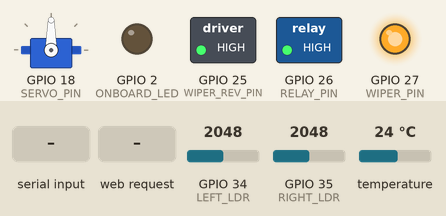
A sketch run on a simulated ESP32. Parts: servo, switched loads named in the sketch (green lamp = pin HIGH), output pins drawn as LEDs (lit = HIGH). The test bench sets the inputs (shaded band); at power-on: GPIO 34 (LEFT_LDR) = 2048, temperature 24 °C, GPIO 35 (RIGHT_LDR) = 2048 (analog values on the 0–4095 scale). WiFi joins after 1.5 s; servers stay silent unless stated; what the sketch prints to the serial monitor is not drawn.

Above: at 2.7 s.
2.8 s: GPIO 34 (LEFT_LDR) set to 1931
4.3 s: GPIO 34 (LEFT_LDR) set to 1824
At 5.65 s:
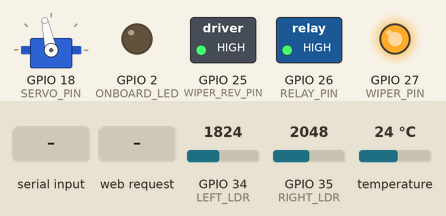
7.8 s: temperature set to 29.3 °C
11.3 s: temperature set to 30.8 °C
At 13.8 s:
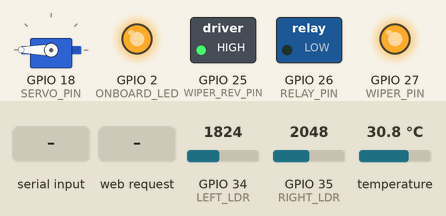
14.8 s: "W" received over Serial
At 16.2 s:
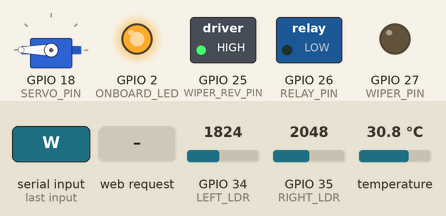
18.9 s: HTTP request GET /pump?state=0 received
At 20.3 s:
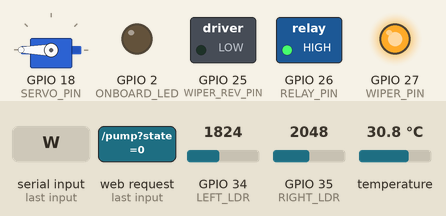
Timing chart, 0 to 23.8 s (numbered marks = the images above; inputs shaded):
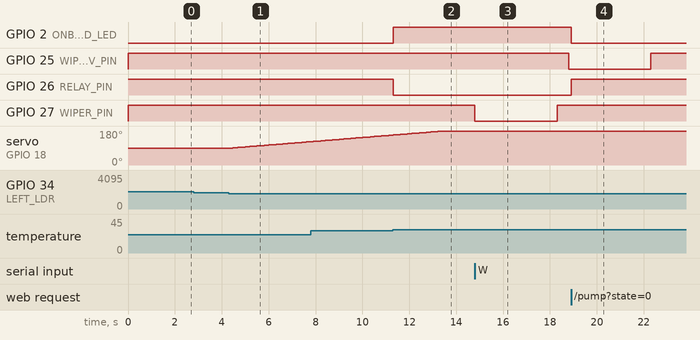

The sketch:

esp32_solar_tracker.ino
```cpp
/*
 * =========================================================================
 * SolarFlow ESP32 Solar Tracker, Water Pump & 30cm Wiper Controller
 * =========================================================================
 *
 * Pin Configuration:
 *   - LEFT_LDR       : GPIO 34 (Analog In)
 *   - RIGHT_LDR      : GPIO 35 (Analog In)
 *   - SERVO_PIN      : GPIO 18 (PWM Sun Tracker Servo)
 *   - RELAY_PIN      : GPIO 26 (Relay 1: Water Pump)
 *   - WIPER_PIN      : GPIO 27 (Relay 2: Wiper / Slider Motor Forward / Power)
 *   - WIPER_REV_PIN  : GPIO 25 (Optional: Reverse / Direction relay for bi-directional motors)
 *   - TEMP_PIN       : GPIO 4  (DS18B20 OneWire Bus)
 *   - ONBOARD_LED    : GPIO 2  (Built-in Blue LED Indicator)
 *
 * Travel Distance:
 *   - 30 cm stroke = timed run (~3500ms default, easily adjusted)
 *   - Clockwise (Front 30cm) -> Pause 500ms -> Anti-Clockwise (Back 30cm) -> Stop
 * =========================================================================
 */

#include <WiFi.h>
#include <WebServer.h>
#include <ESP32Servo.h>
#include <OneWire.h>
#include <DallasTemperature.h>

// =================================================
//                 WIFI CONFIGURATION
// =================================================
const char* AP_SSID       = "SolarFlow-ESP32";
const char* AP_PASSWORD   = "solarflow123";

// Home / Lab Wi-Fi credentials
const char* WIFI_SSID     = "dlink";
const char* WIFI_PASSWORD = "sit@ssosc";

WebServer server(80);

// =================================================
//                  PIN CONFIGURATION
// =================================================
#define LEFT_LDR       34
#define RIGHT_LDR      35
#define SERVO_PIN      18
#define RELAY_PIN      26  // Water Pump Relay
#define WIPER_PIN      27  // Wiper Motor Relay (Forward / Power)
#define WIPER_REV_PIN  25  // Optional Wiper Reverse Relay (if dual-relay H-bridge used)
#define TEMP_PIN       4   // DS18B20 Temp Sensor
#define ONBOARD_LED    2   // Visual Indicator LED

// Relay Polarity: true = Active LOW (most blue relay boards), false = Active HIGH
const bool RELAY_ACTIVE_LOW = true;
const bool WIPER_ACTIVE_LOW = true;

// =================================================
//                  SERVO SETTINGS
// =================================================
Servo trackerServo;

float currentAngle = 90.0;
float targetAngle  = 90.0;

const int   MIN_ANGLE       = 0;
const int   MAX_ANGLE       = 180;
const int   SENSITIVITY     = 150;
const int   STEP_ANGLE      = 1;
const float SMOOTHING       = 0.12;

const unsigned long TRACK_INTERVAL = 100;
const unsigned long SERVO_INTERVAL = 20;

unsigned long lastTrack = 0;
unsigned long lastServo = 0;

int leftLDR  = 0;
int rightLDR = 0;

// =================================================
//                TEMPERATURE SETTINGS
// =================================================
OneWire oneWire(TEMP_PIN);
DallasTemperature sensors(&oneWire);

float temperature      = -127.0;
bool  temperatureValid = false;

const float TEMP_ON_THRESHOLD  = 30.0;
const float TEMP_OFF_THRESHOLD = 28.0;

const unsigned long TEMP_INTERVAL        = 1000;
const unsigned long TEMP_CONVERSION_TIME = 750;

unsigned long lastTempRequest   = 0;
bool          conversionPending = false;

// =================================================
//                   PUMP SETTINGS
// =================================================
bool pumpOn     = false;
bool manualMode = false;  // false = AUTO (Temp controls), true = MANUAL (App controls)

// =================================================
//          WIPER / 30CM SLIDER MOTOR SETTINGS
// =================================================
// Timing to travel 30 cm (adjust this if your motor is faster or slower):
const unsigned long STROKE_30CM_MS = 3500;  // 3.5 seconds for 30 cm travel

enum WiperState {
  WIPER_IDLE,
  WIPER_FORWARD,       // Moving front 30cm (Clockwise)
  WIPER_PAUSE_BETWEEN, // Brief 500ms pause at 30cm end
  WIPER_BACKWARD       // Returning back 30cm (Anti-Clockwise)
};

WiperState wiperState = WIPER_IDLE;
unsigned long wiperStateStart = 0;
bool isAutoCleaningCycle = false;

// =================================================
//                  STATUS SETTINGS
// =================================================
unsigned long lastStatus = 0;

// =================================================
//                  PUMP RELAY CONTROL
// =================================================
void setPump(bool state) {
  pumpOn = state;

  if (RELAY_ACTIVE_LOW) {
    digitalWrite(RELAY_PIN, state ? LOW : HIGH);
  } else {
    digitalWrite(RELAY_PIN, state ? HIGH : LOW);
  }

  // Visual confirmation on ESP32 board
  digitalWrite(ONBOARD_LED, state ? HIGH : LOW);

  Serial.print("PUMP: ");
  Serial.println(state ? "ON" : "OFF");
}

// =================================================
//             WIPER MOTOR HARDWARE CONTROL
// =================================================
// Energizes/de-energizes the physical relay pins
void setWiperHardware(bool forward, bool backward) {
  bool p27State = false;
  bool p25State = false;

  if (forward) {
    p27State = true;   // Pin 27 ON -> Clockwise / Front
    p25State = false;
  } else if (backward) {
    p27State = false;  // Pin 27 OFF
    p25State = true;   // Pin 25 ON -> Anti-clockwise / Back (if 2nd relay wired)
  } else {
    p27State = false;  // Both OFF -> Stopped
    p25State = false;
  }

  // Apply with polarity
  if (WIPER_ACTIVE_LOW) {
    digitalWrite(WIPER_PIN, p27State ? LOW : HIGH);
    digitalWrite(WIPER_REV_PIN, p25State ? LOW : HIGH);
  } else {
    digitalWrite(WIPER_PIN, p27State ? HIGH : LOW);
    digitalWrite(WIPER_REV_PIN, p25State ? HIGH : LOW);
  }
}

// Start moving Front 30 cm (Clockwise)
void startWiperForward() {
  wiperState = WIPER_FORWARD;
  wiperStateStart = millis();
  setWiperHardware(true, false);
  Serial.println("WIPER: Moving FRONT (30 cm Clockwise)...");
}

// Start moving Back 30 cm (Anti-Clockwise)
void startWiperBackward() {
  wiperState = WIPER_BACKWARD;
  wiperStateStart = millis();
  setWiperHardware(false, true);
  Serial.println("WIPER: Returning BACK (30 cm Anti-Clockwise)...");
}

// Emergency stop wiper
void stopWiper() {
  wiperState = WIPER_IDLE;
  isAutoCleaningCycle = false;
  setWiperHardware(false, false);
  Serial.println("WIPER: STOPPED / IDLE");
}

// Trigger full 30cm Front & 30cm Back automatic sweep cycle
void triggerWiperFullCycle() {
  isAutoCleaningCycle = true;
  startWiperForward();
}

// Non-blocking state machine for the 30 cm front and back movement
void updateWiperMovement() {
  if (wiperState == WIPER_IDLE) return;

  unsigned long elapsed = millis() - wiperStateStart;

  switch (wiperState) {
    case WIPER_FORWARD:
      // Once 30 cm stroke time has elapsed
      if (elapsed >= STROKE_30CM_MS) {
        setWiperHardware(false, false); // Pause motor
        if (isAutoCleaningCycle) {
          wiperState = WIPER_PAUSE_BETWEEN;
          wiperStateStart = millis();
          Serial.println("WIPER: 30 cm reached! Pausing 500ms before return...");
        } else {
          stopWiper();
        }
      }
      break;

    case WIPER_PAUSE_BETWEEN:
      if (elapsed >= 500) { // 500ms brief stop at 30 cm end
        startWiperBackward(); // Reverse back 30cm
      }
      break;

    case WIPER_BACKWARD:
      // Once return 30 cm stroke time has elapsed
      if (elapsed >= STROKE_30CM_MS) {
        stopWiper();
        Serial.println("WIPER: Full 30 cm Front & Back Cycle Completed!");
      }
      break;

    default:
      stopWiper();
      break;
  }
}

// =================================================
//                  LDR READING
// =================================================
int readAverage(int pin) {
  long total = 0;
  for (int i = 0; i < 10; i++) {
    total += analogRead(pin);
    delayMicroseconds(200);
  }
  return total / 10;
}

// =================================================
//                  SERVO TRACKING
// =================================================
void trackSunlight() {
  unsigned long now = millis();

  if (now - lastTrack >= TRACK_INTERVAL) {
    lastTrack = now;

    leftLDR  = readAverage(LEFT_LDR);
    rightLDR = readAverage(RIGHT_LDR);

    int difference = leftLDR - rightLDR;

    if (difference > SENSITIVITY) {
      targetAngle -= STEP_ANGLE;
    } else if (difference < -SENSITIVITY) {
      targetAngle += STEP_ANGLE;
    }

    targetAngle = constrain(targetAngle, MIN_ANGLE, MAX_ANGLE);
  }

  if (now - lastServo >= SERVO_INTERVAL) {
    lastServo = now;

    currentAngle += (targetAngle - currentAngle) * SMOOTHING;

    if (abs(targetAngle - currentAngle) < 0.15) {
      currentAngle = targetAngle;
    }

    trackerServo.write((int)(currentAngle + 0.5));
  }
}

// =================================================
//              TEMPERATURE READING
// =================================================
void updateTemperature() {
  unsigned long now = millis();

  if (!conversionPending && now - lastTempRequest >= TEMP_INTERVAL) {
    sensors.requestTemperatures();
    lastTempRequest   = now;
    conversionPending = true;
  }

  if (conversionPending && now - lastTempRequest >= TEMP_CONVERSION_TIME) {
    float reading = sensors.getTempCByIndex(0);
    conversionPending = false;

    if (reading != DEVICE_DISCONNECTED_C && reading >= -55.0 && reading <= 125.0) {
      temperature      = reading;
      temperatureValid = true;
    } else {
      temperature      = -127.0;
      temperatureValid = false;
    }
  }
}

// =================================================
//             AUTOMATIC PUMP CONTROL
// =================================================
void automaticPumpControl() {
  if (manualMode) return; // User has taken manual control

  if (!temperatureValid) {
    setPump(false);
    return;
  }

  if (temperature >= TEMP_ON_THRESHOLD) {
    setPump(true);
  } else if (temperature <= TEMP_OFF_THRESHOLD) {
    setPump(false);
  }
}

// =================================================
//                 CORS HEADERS
// =================================================
void sendCORS() {
  server.sendHeader("Access-Control-Allow-Origin",  "*");
  server.sendHeader("Access-Control-Allow-Methods", "GET, POST, OPTIONS");
  server.sendHeader("Access-Control-Allow-Headers", "*");
}

// =================================================
//                 STATUS JSON
// =================================================
void handleStatus() {
  sendCORS();

  String wiperStr = "IDLE";
  if (wiperState == WIPER_FORWARD)       wiperStr = "FORWARD";
  else if (wiperState == WIPER_BACKWARD) wiperStr = "BACKWARD";
  else if (wiperState == WIPER_PAUSE_BETWEEN) wiperStr = "PAUSED";

  String json = "{";
  json += "\"leftLdr\":"       + String(leftLDR) + ",";
  json += "\"rightLdr\":"      + String(rightLDR) + ",";
  json += "\"servo\":"         + String(currentAngle, 1) + ",";
  json += "\"temp\":";
  json += temperatureValid ? String(temperature, 2) : "null";
  json += ",";
  json += "\"tempValid\":"     + String(temperatureValid ? "true" : "false") + ",";
  json += "\"pump\":"          + String(pumpOn ? "true" : "false") + ",";
  json += "\"pumpMode\":\""    + String(manualMode ? "manual" : "auto") + "\",";
  json += "\"wiper\":\""       + wiperStr + "\",";
  json += "\"wiperPin\":27,";
  json += "\"connected\":true";
  json += "}";

  server.send(200, "application/json", json);
}

// =================================================
//                 PUMP CONTROL API
// =================================================
void handlePumpOn() {
  sendCORS();
  manualMode = true;
  setPump(true);
  server.send(200, "application/json", "{\"success\":true,\"pump\":true,\"mode\":\"manual\"}");
}

void handlePumpOff() {
  sendCORS();
  manualMode = true;
  setPump(false);
  server.send(200, "application/json", "{\"success\":true,\"pump\":false,\"mode\":\"manual\"}");
}

void handlePump() {
  sendCORS();
  if (server.hasArg("state")) {
    String val = server.arg("state");
    val.toLowerCase();
    if (val == "1" || val == "on" || val == "true") {
      handlePumpOn();
      return;
    } else if (val == "0" || val == "off" || val == "false") {
      handlePumpOff();
      return;
    }
  }
  handleStatus();
}

void handleMode() {
  sendCORS();
  if (server.hasArg("value")) {
    String m = server.arg("value");
    m.toLowerCase();
    if (m == "auto") {
      manualMode = false;
      automaticPumpControl();
      server.send(200, "application/json", "{\"success\":true,\"mode\":\"auto\"}");
      return;
    } else if (m == "manual") {
      manualMode = true;
      server.send(200, "application/json", "{\"success\":true,\"mode\":\"manual\"}");
      return;
    }
  }
  server.send(400, "application/json", "{\"error\":\"Use value=auto or value=manual\"}");
}

// =================================================
//                 WIPER MOTOR API
// =================================================
void handleWiperCycle() {
  sendCORS();
  triggerWiperFullCycle();
  server.send(200, "application/json", "{\"success\":true,\"wiper\":\"CYCLE_30CM_STARTED\"}");
}

void handleWiperForward() {
  sendCORS();
  isAutoCleaningCycle = false;
  startWiperForward();
  server.send(200, "application/json", "{\"success\":true,\"wiper\":\"FORWARD_30CM\"}");
}

void handleWiperBackward() {
  sendCORS();
  isAutoCleaningCycle = false;
  startWiperBackward();
  server.send(200, "application/json", "{\"success\":true,\"wiper\":\"BACKWARD_30CM\"}");
}

void handleWiperStop() {
  sendCORS();
  stopWiper();
  server.send(200, "application/json", "{\"success\":true,\"wiper\":\"STOPPED\"}");
}

// =================================================
//               SERIAL COMMANDS
// =================================================
void handleSerialCommands() {
  while (Serial.available() > 0) {
    char cmd = Serial.read();

    // Pump commands
    if (cmd == '1') {
      manualMode = true;
      setPump(true);
      Serial.println("MANUAL MODE: PUMP ON");
    } else if (cmd == '0') {
      manualMode = true;
      setPump(false);
      Serial.println("MANUAL MODE: PUMP OFF");
    } else if (cmd == 'A' || cmd == 'a') {
      manualMode = false;
      Serial.println("AUTO MODE ENABLED");
      automaticPumpControl();
    }

    // Wiper / 30cm slider motor commands
    else if (cmd == 'W' || cmd == 'w' || cmd == '2') {
      triggerWiperFullCycle();
      Serial.println("WIPER COMMAND: Full 30cm Front & Back Cycle Started!");
    } else if (cmd == 'F' || cmd == 'f') {
      isAutoCleaningCycle = false;
      startWiperForward();
      Serial.println("WIPER COMMAND: Moving Front 30cm (Clockwise)");
    } else if (cmd == 'B' || cmd == 'b') {
      isAutoCleaningCycle = false;
      startWiperBackward();
      Serial.println("WIPER COMMAND: Moving Back 30cm (Anti-Clockwise)");
    } else if (cmd == 'S' || cmd == 's') {
      stopWiper();
      Serial.println("WIPER COMMAND: Stopped");
    }
  }
}

// =================================================
//                   ROOT WEB PAGE
// =================================================
void handleRoot() {
  sendCORS();
  String html = R"rawliteral(
<!DOCTYPE html><html><head>
<meta name="viewport" content="width=device-width,initial-scale=1">
<title>SolarFlow ESP32 Hardware Dashboard</title>
<style>
body{font-family:sans-serif;background:#0f172a;color:#fff;text-align:center;padding:16px;margin:0;}
.card{max-width:440px;margin:auto;background:#1e293b;padding:20px;border-radius:16px;border:1px solid #334155;}
button{padding:12px 18px;margin:5px;border:none;border-radius:8px;font-weight:bold;cursor:pointer;font-size:14px;}
.on{background:#16a34a;color:#fff;}.off{background:#dc2626;color:#fff;}
.wiper{background:#8b5cf6;color:#fff;}.btn-blue{background:#2563eb;color:#fff;}
.row{display:flex;justify-content:space-between;padding:10px 0;border-bottom:1px solid #334155;}
.badge{padding:4px 10px;border-radius:12px;font-size:12px;font-weight:bold;}
</style></head><body>
<div class="card">
<h2>☀️ SolarFlow Controller</h2>
<p>Water Pump (Pin 26) &amp; Wiper Slider 30cm (Pin 27)</p>
<div style="margin:12px 0;">
  <button class="on" onclick="fetch('/pump/on')">Turn Pump ON</button>
  <button class="off" onclick="fetch('/pump/off')">Turn Pump OFF</button>
</div>
<div style="margin:12px 0;">
  <button class="wiper" onclick="fetch('/wiper/cycle')">🔁 30cm Front &amp; Back</button>
  <button class="btn-blue" onclick="fetch('/wiper/forward')">▶ Front 30cm</button>
  <button class="btn-blue" onclick="fetch('/wiper/backward')">◀ Back 30cm</button>
</div>
<div class="row"><span>Water Pump (GPIO 26)</span><b id="pump">--</b></div>
<div class="row"><span>Wiper Motor (GPIO 27)</span><b id="wiper">--</b></div>
<div class="row"><span>Servo Angle</span><b id="servo">--</b></div>
<div class="row"><span>Left LDR (34)</span><b id="left">--</b></div>
<div class="row"><span>Right LDR (35)</span><b id="right">--</b></div>
<div class="row"><span>Temperature</span><b id="temp">--</b></div>
</div>
<script>
setInterval(async ()=>{
  try{
    const r=await fetch('/status');const d=await r.json();
    document.getElementById('pump').innerText=d.pump?'ACTIVE (ON)':'OFF';
    document.getElementById('wiper').innerText=d.wiper;
    document.getElementById('servo').innerText=d.servo+'°';
    document.getElementById('left').innerText=d.leftLdr;
    document.getElementById('right').innerText=d.rightLdr;
    document.getElementById('temp').innerText=d.tempValid?(d.temp+' °C'):'Error';
  }catch(e){}
},1500);
</script></body></html>
)rawliteral";
  server.send(200, "text/html", html);
}

// =================================================
//                  WIFI SETUP
// =================================================
void setupWiFi() {
  WiFi.mode(WIFI_AP_STA);

  // SoftAP
  WiFi.softAP(AP_SSID, AP_PASSWORD);
  Serial.print("SoftAP Created: ");
  Serial.println(AP_SSID);
  Serial.print("AP IP: ");
  Serial.println(WiFi.softAPIP());

  // Station connection
  if (strlen(WIFI_SSID) > 0) {
    Serial.print("Connecting to Wi-Fi SSID: ");
    Serial.println(WIFI_SSID);
    WiFi.begin(WIFI_SSID, WIFI_PASSWORD);

    unsigned long t = millis();
    while (WiFi.status() != WL_CONNECTED && millis() - t < 7000) {
      delay(300);
      Serial.print(".");
    }
    Serial.println();
    if (WiFi.status() == WL_CONNECTED) {
      Serial.print("Connected to Wi-Fi! Station IP: ");
      Serial.println(WiFi.localIP());
    }
  }
}

// =================================================
//                   SETUP
// =================================================
void setup() {
  Serial.begin(115200);
  analogReadResolution(12);

  pinMode(LEFT_LDR, INPUT);
  pinMode(RIGHT_LDR, INPUT);

  // Water Pump Relay (Pin 26)
  pinMode(RELAY_PIN, OUTPUT);
  digitalWrite(RELAY_PIN, RELAY_ACTIVE_LOW ? HIGH : LOW);
  pumpOn = false;

  // Wiper Motor Relay (Pin 27) & Reverse (Pin 25)
  pinMode(WIPER_PIN, OUTPUT);
  pinMode(WIPER_REV_PIN, OUTPUT);
  digitalWrite(WIPER_PIN, WIPER_ACTIVE_LOW ? HIGH : LOW);
  digitalWrite(WIPER_REV_PIN, WIPER_ACTIVE_LOW ? HIGH : LOW);

  // Onboard LED
  pinMode(ONBOARD_LED, OUTPUT);
  digitalWrite(ONBOARD_LED, LOW);

  // Servo
  trackerServo.setPeriodHertz(50);
  trackerServo.attach(SERVO_PIN, 500, 2400);
  trackerServo.write(90);

  // DS18B20 Temp
  sensors.begin();
  sensors.setResolution(12);
  sensors.setWaitForConversion(false);

  Serial.println();
  Serial.println("====================================================");
  Serial.println(" SolarFlow ESP32 Tracker + Pump + 30cm Wiper Motor");
  Serial.println("====================================================");
  Serial.println("Pins: Pump=26, Wiper=27, WiperRev=25, Servo=18, Temp=4");

  setupWiFi();

  // Web routes
  server.on("/",               HTTP_GET, handleRoot);
  server.on("/status",         HTTP_GET, handleStatus);
  server.on("/pump",           HTTP_GET, handlePump);
  server.on("/pump/on",        HTTP_GET, handlePumpOn);
  server.on("/pump/off",       HTTP_GET, handlePumpOff);
  server.on("/mode",           HTTP_GET, handleMode);
  server.on("/wiper/cycle",    HTTP_GET, handleWiperCycle);
  server.on("/wiper/forward",  HTTP_GET, handleWiperForward);
  server.on("/wiper/backward", HTTP_GET, handleWiperBackward);
  server.on("/wiper/stop",     HTTP_GET, handleWiperStop);

  server.onNotFound([]() {
    sendCORS();
    if (server.method() == HTTP_OPTIONS) server.send(204);
    else server.send(404, "text/plain", "Not Found");
  });

  server.begin();
  Serial.println("HTTP Server active on port 80.");
}

// =================================================
//                   MAIN LOOP
// =================================================
void loop() {
  server.handleClient();
  trackSunlight();
  updateTemperature();
  automaticPumpControl();
  handleSerialCommands();
  updateWiperMovement(); // Runs the 30 cm stroke state machine smoothly

  unsigned long now = millis();
  if (now - lastStatus >= 1000) {
    lastStatus = now;

    Serial.print("Left LDR: ");
    Serial.print(leftLDR);
    Serial.print(" | Right LDR: ");
    Serial.print(rightLDR);
    Serial.print(" | Servo: ");
    Serial.print(currentAngle, 1);
    Serial.print(" deg | Temperature: ");
    if (temperatureValid) {
      Serial.print(temperature, 2);
      Serial.print(" C");
    } else {
      Serial.print("Sensor Error");
    }
    Serial.print(" | Pump: ");
    Serial.print(pumpOn ? "ON" : "OFF");
    Serial.print(" | Mode: ");
    Serial.print(manualMode ? "MANUAL" : "AUTO");
    Serial.print(" | Wiper: ");
    if (wiperState == WIPER_FORWARD)       Serial.println("30CM_FRONT");
    else if (wiperState == WIPER_BACKWARD) Serial.println("30CM_BACK");
    else if (wiperState == WIPER_PAUSE_BETWEEN) Serial.println("PAUSED");
    else Serial.println("IDLE");
  }
}
```

Measured:
- the behaviour switches between 1898 and 1897 on GPIO 34 (LEFT_LDR) (found by bisection; images 0 and 1)
- the behaviour switches between 29.9 and 30 °C on temperature (found by bisection; images 1 and 2)
- after the input at 4.3 s, servo on GPIO 18 (SERVO_PIN): moves from 90° to 123° over 3.2 s, starting after 0.17 s
- after the input at 11.3 s, GPIO 2 (ONBOARD_LED): LOW → HIGH at once; GPIO 26 (RELAY_PIN): HIGH → LOW at once
- after the input at 14.8 s, GPIO 25 (WIPER_REV_PIN): HIGH → LOW after 4.0 s; GPIO 27 (WIPER_PIN): HIGH → LOW at once, → HIGH 3.5 s later
- after the input at 18.9 s, GPIO 2 (ONBOARD_LED): HIGH → LOW at once; GPIO 26 (RELAY_PIN): LOW → HIGH at once
